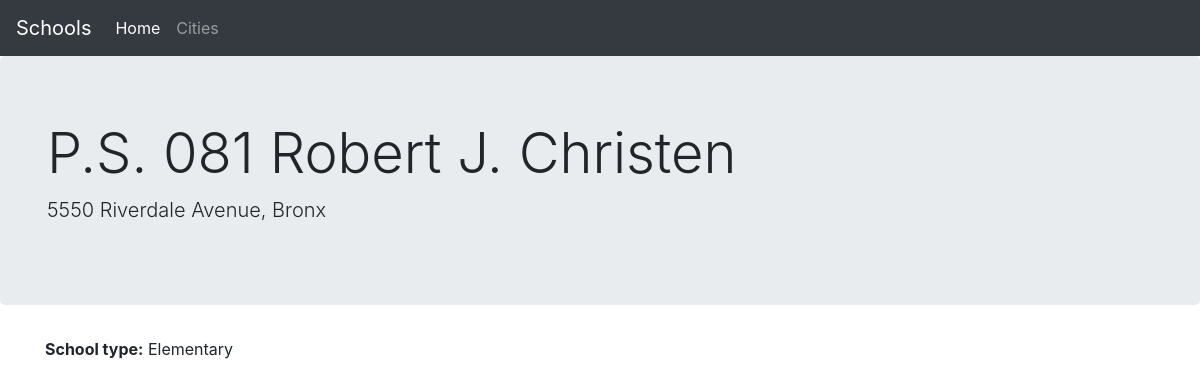
Page /schools/X081 on the committed database.
### app.py (models this page shows)
class School(db.Model):
    __tablename__ = 'schooldata'
    __table_args__ = {'extend_existing': True}
    LOC_CODE = db.Column(db.Text, primary_key=True)

### app.py (the view)
@app.route('/schools/<slug>')
def detail(slug):
    school = School.query.filter_by(LOC_CODE=slug).first()
    return render_template("detail.html", school=school)

### templates/detail.html (shortened to what this page needs)
{% extends 'layout.html' %}
{% block headline %}
  {{ school.SCHOOLNAME.title() }}
{% endblock %}
{% block subhead %}
  {{ school.ADDRESS.title() }}, {{ school.city.title() }}
{% endblock %}
{% block content %}
<div class="container">
  <div class="row">
    <div class="col">
      <p><strong>School type:</strong> {{ school.SCH_TYPE }}</p>
    </div>
    <div class="col">
      <div id='map' style='width: 100%; height: 300px;'></div>
    </div>
  </div>
</div>
{% endblock %}

### rows in the picture
School: SCHOOLNAME "P.S. 081 Robert J. Christen", ADDRESS "5550 Riverdale Avenue", city "Bronx", SCH_TYPE "Elementary"
